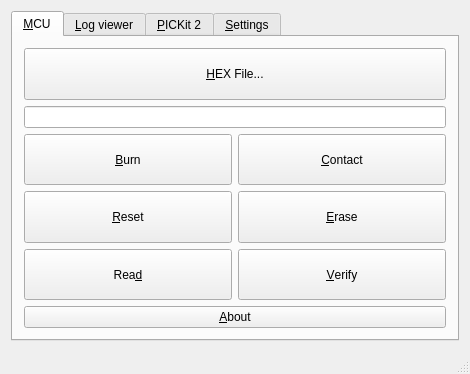
<?xml version="1.0" encoding="UTF-8"?>
<ui version="4.0">
 <class>MainWindow</class>
 <widget class="QMainWindow" name="MainWindow">
  <property name="geometry">
   <rect>
    <x>0</x>
    <y>0</y>
    <width>470</width>
    <height>374</height>
   </rect>
  </property>
  <property name="sizePolicy">
   <sizepolicy hsizetype="Preferred" vsizetype="Preferred">
    <horstretch>0</horstretch>
    <verstretch>0</verstretch>
   </sizepolicy>
  </property>
  <property name="windowTitle">
   <string>QPickit 2.1</string>
  </property>
  <property name="windowIcon">
   <iconset resource="img/img.qrc">
    <normaloff>:/icon.png</normaloff>:/icon.png</iconset>
  </property>
  <widget class="QWidget" name="centralWidget">
   <layout class="QGridLayout" name="gridLayout_2">
    <item row="0" column="0">
     <widget class="QTabWidget" name="mainTab">
      <property name="currentIndex">
       <number>0</number>
      </property>
      <widget class="QWidget" name="tab">
       <attribute name="icon">
        <iconset resource="img/img.qrc">
         <normaloff>:/processor.png</normaloff>:/processor.png</iconset>
       </attribute>
       <attribute name="title">
        <string>&amp;MCU</string>
       </attribute>
       <layout class="QGridLayout" name="gridLayout">
        <item row="0" column="0" colspan="2">
         <widget class="QPushButton" name="hexFileButton">
          <property name="sizePolicy">
           <sizepolicy hsizetype="Expanding" vsizetype="Expanding">
            <horstretch>0</horstretch>
            <verstretch>0</verstretch>
           </sizepolicy>
          </property>
          <property name="minimumSize">
           <size>
            <width>0</width>
            <height>43</height>
           </size>
          </property>
          <property name="text">
           <string>&amp;HEX File...</string>
          </property>
          <property name="icon">
           <iconset resource="img/img.qrc">
            <normaloff>:/browse.png</normaloff>:/browse.png</iconset>
          </property>
          <property name="iconSize">
           <size>
            <width>32</width>
            <height>32</height>
           </size>
          </property>
         </widget>
        </item>
        <item row="1" column="0" colspan="2">
         <widget class="QLineEdit" name="hexFileLineEdit"/>
        </item>
        <item row="2" column="0">
         <widget class="QPushButton" name="programButton">
          <property name="sizePolicy">
           <sizepolicy hsizetype="Expanding" vsizetype="Expanding">
            <horstretch>0</horstretch>
            <verstretch>0</verstretch>
           </sizepolicy>
          </property>
          <property name="minimumSize">
           <size>
            <width>0</width>
            <height>43</height>
           </size>
          </property>
          <property name="text">
           <string>&amp;Burn</string>
          </property>
          <property name="icon">
           <iconset resource="img/img.qrc">
            <normaloff>:/burn.png</normaloff>:/burn.png</iconset>
          </property>
          <property name="iconSize">
           <size>
            <width>32</width>
            <height>32</height>
           </size>
          </property>
         </widget>
        </item>
        <item row="2" column="1">
         <widget class="QPushButton" name="contactButton">
          <property name="sizePolicy">
           <sizepolicy hsizetype="Expanding" vsizetype="Expanding">
            <horstretch>0</horstretch>
            <verstretch>0</verstretch>
           </sizepolicy>
          </property>
          <property name="minimumSize">
           <size>
            <width>0</width>
            <height>43</height>
           </size>
          </property>
          <property name="text">
           <string>&amp;Contact</string>
          </property>
          <property name="icon">
           <iconset resource="img/img.qrc">
            <normaloff>:/contact.png</normaloff>:/contact.png</iconset>
          </property>
          <property name="iconSize">
           <size>
            <width>32</width>
            <height>32</height>
           </size>
          </property>
         </widget>
        </item>
        <item row="3" column="0">
         <widget class="QPushButton" name="resetButton">
          <property name="sizePolicy">
           <sizepolicy hsizetype="Expanding" vsizetype="Expanding">
            <horstretch>0</horstretch>
            <verstretch>0</verstretch>
           </sizepolicy>
          </property>
          <property name="minimumSize">
           <size>
            <width>0</width>
            <height>43</height>
           </size>
          </property>
          <property name="text">
           <string>&amp;Reset</string>
          </property>
          <property name="icon">
           <iconset resource="img/img.qrc">
            <normaloff>:/refresh.png</normaloff>:/refresh.png</iconset>
          </property>
          <property name="iconSize">
           <size>
            <width>32</width>
            <height>32</height>
           </size>
          </property>
         </widget>
        </item>
        <item row="3" column="1">
         <widget class="QPushButton" name="eraseButton">
          <property name="sizePolicy">
           <sizepolicy hsizetype="Expanding" vsizetype="Expanding">
            <horstretch>0</horstretch>
            <verstretch>0</verstretch>
           </sizepolicy>
          </property>
          <property name="minimumSize">
           <size>
            <width>0</width>
            <height>43</height>
           </size>
          </property>
          <property name="text">
           <string>&amp;Erase</string>
          </property>
          <property name="icon">
           <iconset resource="img/img.qrc">
            <normaloff>:/eraser.png</normaloff>:/eraser.png</iconset>
          </property>
          <property name="iconSize">
           <size>
            <width>32</width>
            <height>32</height>
           </size>
          </property>
         </widget>
        </item>
        <item row="4" column="0">
         <widget class="QPushButton" name="readButton">
          <property name="sizePolicy">
           <sizepolicy hsizetype="Expanding" vsizetype="Expanding">
            <horstretch>0</horstretch>
            <verstretch>0</verstretch>
           </sizepolicy>
          </property>
          <property name="minimumSize">
           <size>
            <width>0</width>
            <height>43</height>
           </size>
          </property>
          <property name="text">
           <string>Rea&amp;d</string>
          </property>
          <property name="icon">
           <iconset resource="img/img.qrc">
            <normaloff>:/read.png</normaloff>:/read.png</iconset>
          </property>
          <property name="iconSize">
           <size>
            <width>32</width>
            <height>32</height>
           </size>
          </property>
         </widget>
        </item>
        <item row="4" column="1">
         <widget class="QPushButton" name="verifyButton">
          <property name="sizePolicy">
           <sizepolicy hsizetype="Expanding" vsizetype="Expanding">
            <horstretch>0</horstretch>
            <verstretch>0</verstretch>
           </sizepolicy>
          </property>
          <property name="minimumSize">
           <size>
            <width>0</width>
            <height>43</height>
           </size>
          </property>
          <property name="text">
           <string>&amp;Verify</string>
          </property>
          <property name="icon">
           <iconset resource="img/img.qrc">
            <normaloff>:/verify.png</normaloff>:/verify.png</iconset>
          </property>
          <property name="iconSize">
           <size>
            <width>32</width>
            <height>32</height>
           </size>
          </property>
         </widget>
        </item>
        <item row="5" column="0" colspan="2">
         <widget class="QPushButton" name="aboutButton">
          <property name="text">
           <string>&amp;About</string>
          </property>
          <property name="icon">
           <iconset resource="img/img.qrc">
            <normaloff>:/information.png</normaloff>:/information.png</iconset>
          </property>
         </widget>
        </item>
       </layout>
      </widget>
      <widget class="QWidget" name="tab_2">
       <attribute name="icon">
        <iconset resource="img/img.qrc">
         <normaloff>:/log.png</normaloff>:/log.png</iconset>
       </attribute>
       <attribute name="title">
        <string>&amp;Log viewer</string>
       </attribute>
       <layout class="QGridLayout" name="gridLayout_3">
        <item row="0" column="0">
         <widget class="QPlainTextEdit" name="logTextArea">
          <property name="readOnly">
           <bool>true</bool>
          </property>
         </widget>
        </item>
       </layout>
      </widget>
      <widget class="QWidget" name="tab_4">
       <attribute name="icon">
        <iconset resource="img/img.qrc">
         <normaloff>:/port.png</normaloff>:/port.png</iconset>
       </attribute>
       <attribute name="title">
        <string>&amp;PICKit 2</string>
       </attribute>
       <layout class="QGridLayout" name="gridLayout_4">
        <item row="2" column="0">
         <widget class="QPushButton" name="setNewIDButton">
          <property name="text">
           <string>Set new ID</string>
          </property>
         </widget>
        </item>
        <item row="2" column="1">
         <widget class="QLineEdit" name="setNewIDLineEdit">
          <property name="text">
           <string>PICKIT2</string>
          </property>
          <property name="maxLength">
           <number>14</number>
          </property>
         </widget>
        </item>
        <item row="1" column="0" colspan="2">
         <widget class="QPlainTextEdit" name="pickitInfoTextArea">
          <property name="enabled">
           <bool>true</bool>
          </property>
          <property name="acceptDrops">
           <bool>false</bool>
          </property>
          <property name="readOnly">
           <bool>true</bool>
          </property>
         </widget>
        </item>
        <item row="0" column="0" colspan="2">
         <widget class="QPushButton" name="detectPickitButton">
          <property name="text">
           <string>Detect programmer</string>
          </property>
         </widget>
        </item>
       </layout>
      </widget>
      <widget class="QWidget" name="tab_3">
       <attribute name="icon">
        <iconset resource="img/img.qrc">
         <normaloff>:/configuration.png</normaloff>:/configuration.png</iconset>
       </attribute>
       <attribute name="title">
        <string>&amp;Settings</string>
       </attribute>
       <widget class="QRadioButton" name="defaultThemeRadioButton">
        <property name="geometry">
         <rect>
          <x>50</x>
          <y>30</y>
          <width>100</width>
          <height>20</height>
         </rect>
        </property>
        <property name="text">
         <string>&amp;Default</string>
        </property>
       </widget>
       <widget class="QRadioButton" name="customThemeRadioButton">
        <property name="geometry">
         <rect>
          <x>50</x>
          <y>50</y>
          <width>161</width>
          <height>20</height>
         </rect>
        </property>
        <property name="text">
         <string>&amp;Custom</string>
        </property>
        <property name="checked">
         <bool>true</bool>
        </property>
       </widget>
       <widget class="QLabel" name="themeLabel">
        <property name="geometry">
         <rect>
          <x>20</x>
          <y>10</y>
          <width>59</width>
          <height>14</height>
         </rect>
        </property>
        <property name="text">
         <string>Theme</string>
        </property>
       </widget>
      </widget>
     </widget>
    </item>
   </layout>
  </widget>
  <widget class="QStatusBar" name="statusBar"/>
 </widget>
 <layoutdefault spacing="6" margin="11"/>
 <resources>
  <include location="img/img.qrc"/>
  <include location="img/img.qrc"/>
  <include location="img/img.qrc"/>
 </resources>
 <connections/>
</ui>
